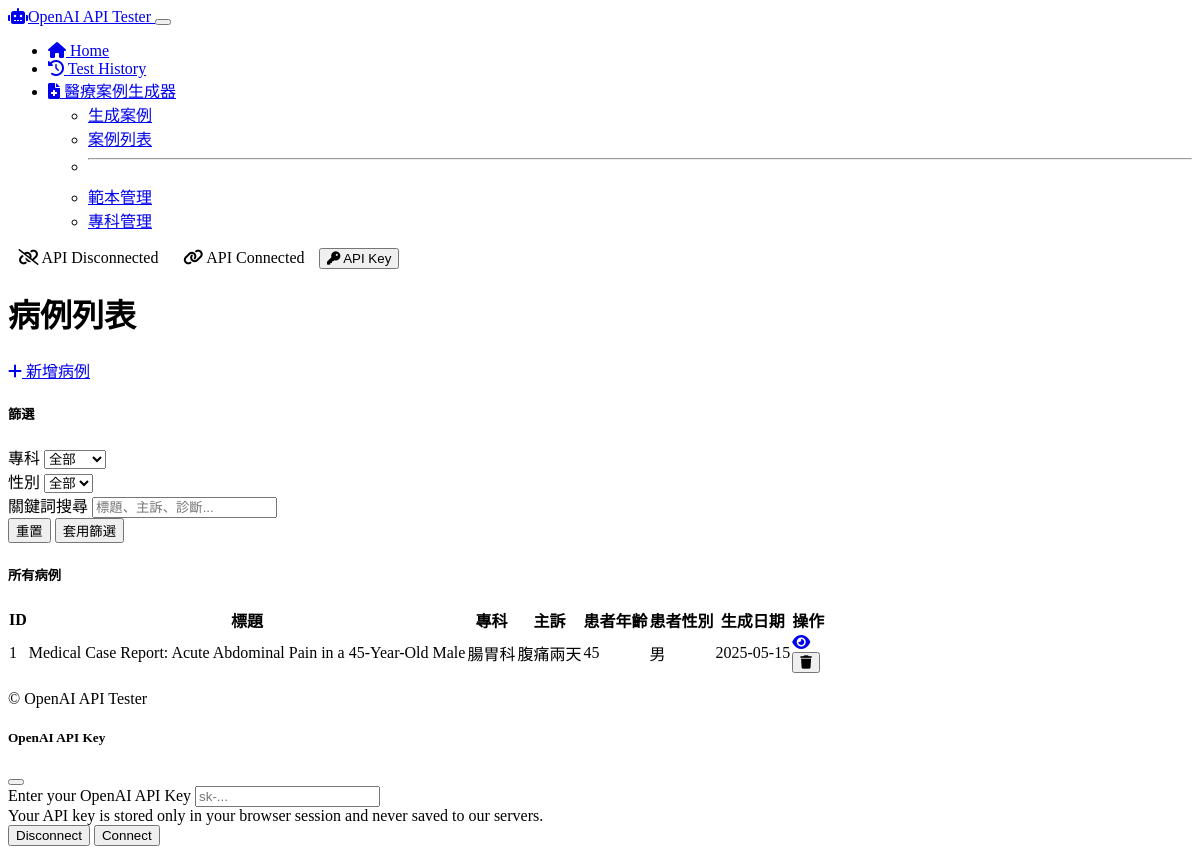
The app's page /medical/cases, older data.
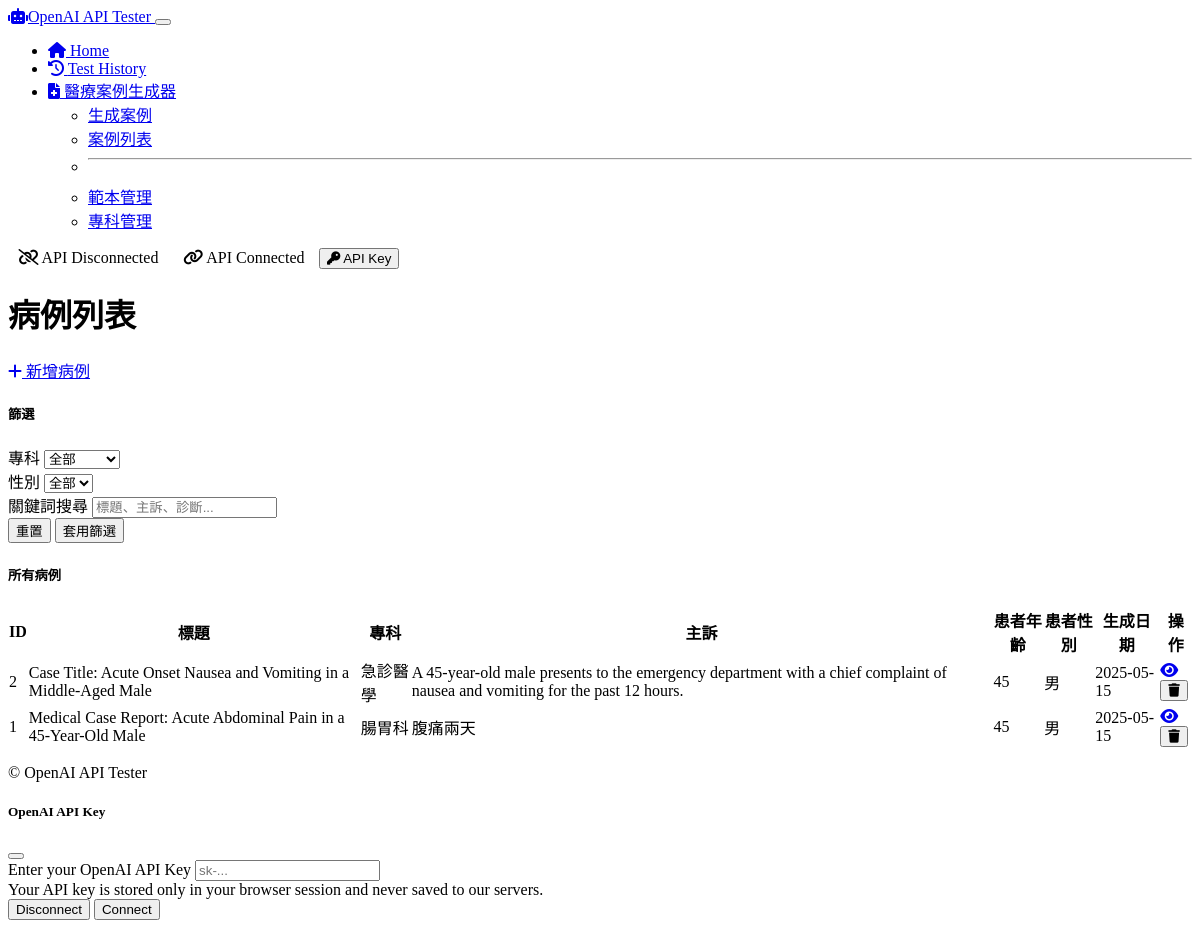
The same page, newer data.
### models/medical_case.py (models this page shows, shortened)
class MedicalCase(db.Model):
    id = db.Column(db.Integer, primary_key=True)
    title = db.Column(db.String(200), nullable=False)
    patient_age = db.Column(db.Integer, nullable=True)
    patient_gender = db.Column(db.String(20), nullable=True)
    chief_complaint = db.Column(db.Text, nullable=False)
    history_present_illness = db.Column(db.Text, nullable=True)
    past_medical_history = db.Column(db.Text, nullable=True)
    medications = db.Column(db.Text, nullable=True)
    allergies = db.Column(db.Text, nullable=True)
    family_history = db.Column(db.Text, nullable=True)
    social_history = db.Column(db.Text, nullable=True)
    physical_examination = db.Column(db.Text, nullable=True)
    vital_signs = db.Column(db.Text, nullable=True)
    laboratory_results = db.Column(db.Text, nullable=True)
    imaging_results = db.Column(db.Text, nullable=True)
    assessment = db.Column(db.Text, nullable=True)
    plan = db.Column(db.Text, nullable=True)
    specialty_id = db.Column(db.Integer, db.ForeignKey('medical_specialty.id'), nullable=True)
    diagnoses = db.relationship('Diagnosis', backref='case', lazy=True, cascade="all, delete-orphan")
    prompt_used = db.Column(db.Text, nullable=True)
    system_message = db.Column(db.Text, nullable=True)
    ai_model = db.Column(db.String(50), nullable=True)
    created_at = db.Column(db.DateTime, default=datetime.utcnow)
    updated_at = db.Column(db.DateTime, default=datetime.utcnow, onupdate=datetime.utcnow)

class MedicalSpecialty(db.Model):
    id = db.Column(db.Integer, primary_key=True)
    name = db.Column(db.String(100), nullable=False, unique=True)
    description = db.Column(db.Text, nullable=True)
    cases = db.relationship('MedicalCase', backref='specialty', lazy=True)

### routes/medical_routes.py (the view)
@app.route('/medical/cases', methods=['GET'])
def list_cases():
    cases = MedicalCase.query.order_by(MedicalCase.created_at.desc()).all()
    specialties = MedicalSpecialty.query.order_by(MedicalSpecialty.name).all()
    return render_template(
        'medical/cases.html',
        cases=cases,
        specialties=specialties
    )

### templates/medical/cases.html (shortened to what this page needs)
{% extends 'layout.html' %}
{% block content %}
<div class="container py-4">
    <div class="mb-4 d-flex justify-content-between align-items-center">
        <h1>病例列表</h1>
        <a href="{{ url_for('medical_home') }}" class="btn btn-primary">
            <i class="fas fa-plus me-1"></i> 新增病例
        </a>
    </div>
    <div class="card mb-4 shadow-sm">
        <div class="card-header">
            <h5 class="mb-0">篩選</h5>
        </div>
        <div class="card-body">
            <form id="filterForm" class="row g-3">
                <div class="col-md-4">
                    <label for="filterSpecialty" class="form-label">專科</label>
                    <select class="form-select" id="filterSpecialty">
                        <option value="">全部</option>
                    </select>
                </div>
                <div class="col-md-4">
                    <label for="filterGender" class="form-label">性別</label>
                    <select class="form-select" id="filterGender">
                        <option value="">全部</option>
                    </select>
                </div>
                <div class="col-md-4">
                    <label for="filterSearch" class="form-label">關鍵詞搜尋</label>
                    <input type="text" class="form-control" id="filterSearch" placeholder="標題、主訴、診斷...">
                </div>
                <div class="col-12 text-end">
                    <button type="reset" class="btn btn-secondary">重置</button>
                    <button type="submit" class="btn btn-primary">套用篩選</button>
                </div>
            </form>
        </div>
    </div>
    <div class="card shadow-sm">
        <div class="card-header">
            <h5 class="mb-0">所有病例</h5>
        </div>
        <div class="card-body">
            {% if cases %}
                <div class="table-responsive">
                    <table class="table table-hover" id="casesTable">
                        <thead>
                            <tr>
                                <th>ID</th>
                                <th>標題</th>
                                <th>專科</th>
                                <th>主訴</th>
                                <th>患者年齡</th>
                                <th>患者性別</th>
                                <th>生成日期</th>
                                <th>操作</th>
                            </tr>
                        </thead>
                        <tbody>
                            {% for case in cases %}
                                <tr class="case-row"
                                    data-specialty="{{ case.specialty.id if case.specialty else '' }}"
                                    data-gender="{{ case.patient_gender }}"
                                    data-search="{{ case.title }} {{ case.chief_complaint }}">
                                    <td>{{ case.id }}</td>
                                    <td>{{ case.title }}</td>
                                    <td>{{ case.specialty.name if case.specialty else "未指定" }}</td>
                                    <td>{{ case.chief_complaint }}</td>
                                    <td>{{ case.patient_age }}</td>
                                    <td>{{ case.patient_gender }}</td>
                                    <td>{{ case.created_at.strftime('%Y-%m-%d') }}</td>
                                    <td>
                                        <div class="btn-group">
                                            <a href="{{ url_for('view_case', id=case.id) }}" class="btn btn-sm btn-outline-info">
                                                <i class="fas fa-eye"></i>
                                            </a>
                                            <form action="{{ url_for('delete_case', id=case.id) }}" method="POST" onsubmit="return confirm('確定要刪除這個病例嗎？此操作無法撤銷。');" class="d-inline">
                                                <button type="submit" class="btn btn-sm btn-outline-danger">
                                                    <i class="fas fa-trash"></i>
                                                </button>
                                            </form>
                                        </div>
                                    </td>
                                </tr>
                            {% endfor %}
                        </tbody>
                    </table>
                </div>
            {% else %}
                <div class="alert alert-info">
                    <i class="fas fa-info-circle me-2"></i> 尚未生成任何病例。
                </div>
            {% endif %}
        </div>
    </div>
</div>
{% endblock %}

### templates/layout.html (shortened to what this page needs)
<!DOCTYPE html>
<html lang="en" data-bs-theme="dark">
<head>
    <link href="https://cdn.replit.com/agent/bootstrap-agent-dark-theme.min.css" rel="stylesheet">
    <link rel="stylesheet" href="https://cdnjs.cloudflare.com/ajax/libs/font-awesome/6.0.0/css/all.min.css">
    <link rel="stylesheet" href="{{ url_for('static', filename='css/custom.css') }}">
</head>
<body>
    <header>
        <nav class="navbar navbar-expand-lg navbar-dark bg-dark">
            <div class="container-fluid">
                <a class="navbar-brand" href="/">
                    <i class="fas fa-robot me-2"></i>OpenAI API Tester
                </a>
                <button class="navbar-toggler" type="button" data-bs-toggle="collapse" data-bs-target="#navbarNav">
                </button>
                <div class="collapse navbar-collapse" id="navbarNav">
                    <ul class="navbar-nav">
                        <li class="nav-item">
                            <a class="nav-link" href="/">
                                <i class="fas fa-home me-1"></i> Home
                            </a>
                        </li>
                        <li class="nav-item">
                            <a class="nav-link" href="/test-cases">
                                <i class="fas fa-history me-1"></i> Test History
                            </a>
                        </li>
                        <li class="nav-item dropdown">
                            <a class="nav-link dropdown-toggle" href="#" id="medicalDropdown" role="button" data-bs-toggle="dropdown" aria-expanded="false">
                                <i class="fas fa-file-medical me-1"></i> 醫療案例生成器
                            </a>
                            <ul class="dropdown-menu" aria-labelledby="medicalDropdown">
                                <li><a class="dropdown-item" href="/medical">生成案例</a></li>
                                <li><a class="dropdown-item" href="/medical/cases">案例列表</a></li>
                                <li><hr class="dropdown-divider"></li>
                                <li><a class="dropdown-item" href="/medical/templates">範本管理</a></li>
                                <li><a class="dropdown-item" href="/medical/specialties">專科管理</a></li>
                            </ul>
                        </li>
                    </ul>
                    <div class="ms-auto d-flex align-items-center" id="apiKeyStatus">
                        <span class="badge bg-danger me-2" id="apiDisconnected">
                            <i class="fas fa-unlink me-1"></i> API Disconnected
                        </span>
                        <span class="badge bg-success me-2 d-none" id="apiConnected">
                            <i class="fas fa-link me-1"></i> API Connected
                        </span>
                        <button class="btn btn-sm btn-outline-light" id="apiKeyButton" data-bs-toggle="modal" data-bs-target="#apiKeyModal">
                            <i class="fas fa-key me-1"></i> API Key
                        </button>
                    </div>
                </div>
            </div>
        </nav>
    </header>
    <main class="container py-4">
        {% block content %}{% endblock %}
    </main>
    <footer class="bg-dark text-light py-3 mt-5">
        <div class="container text-center">
            <p class="mb-0">&copy; OpenAI API Tester</p>
        </div>
    </footer>
    <div class="modal fade" id="apiKeyModal" tabindex="-1" aria-hidden="true">
        <div class="modal-dialog">
            <div class="modal-content">
                <div class="modal-header">
                    <h5 class="modal-title">OpenAI API Key</h5>
                    <button type="button" class="btn-close" data-bs-dismiss="modal" aria-label="Close"></button>
                </div>
                <div class="modal-body">
                    <div class="mb-3">
                        <label for="apiKeyInput" class="form-label">Enter your OpenAI API Key</label>
                        <input type="password" class="form-control" id="apiKeyInput" placeholder="sk-...">
                        <div class="form-text">Your API key is stored only in your browser session and never saved to our servers.</div>
                    </div>
                </div>
                <div class="modal-footer">
                    <button type="button" class="btn btn-outline-danger" id="disconnectButton">Disconnect</button>
                    <button type="button" class="btn btn-primary" id="connectButton">Connect</button>
                </div>
            </div>
        </div>
    </div>
</body>
</html>

### static/css/custom.css (style rules this page uses)
.form-label { margin-bottom: 0.3rem; font-weight: 500; }
.table { border-collapse: separate; border-spacing: 0; }
.badge { font-weight: normal; padding: 0.35em 0.65em; }

Row changes from the older to the newer data that the page shows:
added MedicalCase: id "2", title "Case Title: Acute Onset Nausea and Vomiting in a Middle-Aged Male", specialty "急診醫學", chief_complaint "A 45-year-old male presents to the emergency department with a chief complaint of nausea and vomiting for the past 12 hours.", patient_age "45", patient_gender "男", created_at "2025-05-15"
